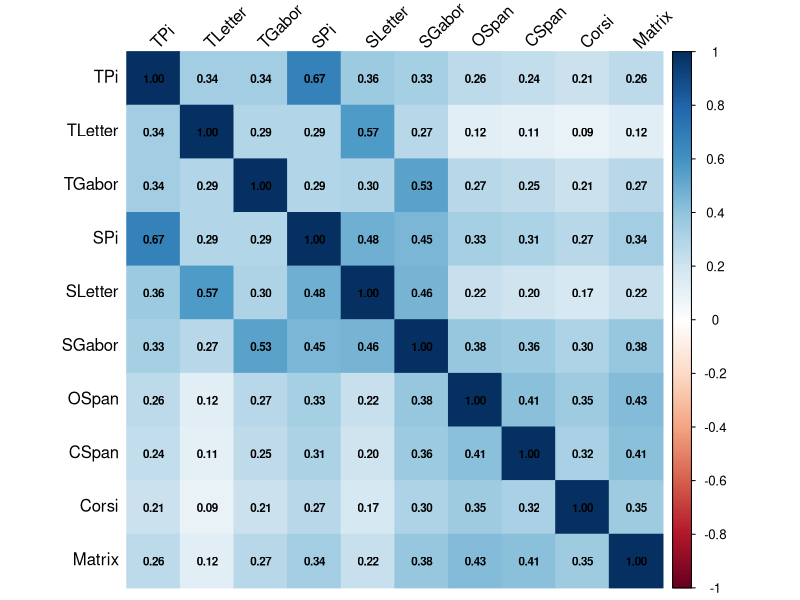

This chart was generated by the following R code:
## ---- chunk 1
knitr::opts_chunk$set(echo = FALSE, message = FALSE, warning = FALSE,
                      fig.align = "center", fig.width = 6.5, fig.height = 6.5)
## ---- chunk 2
library(corrplot)
tasks <- c("TPi","TLetter","TGabor","SPi","SLetter","SGabor","OSpan","CSpan","Corsi","Matrix")
cor_mean <- matrix(c(
  1.00,0.34,0.34,0.67,0.36,0.33,0.26,0.24,0.21,0.26,
  0.34,1.00,0.29,0.29,0.57,0.27,0.12,0.11,0.09,0.12,
  0.34,0.29,1.00,0.29,0.30,0.53,0.27,0.25,0.21,0.27,
  0.67,0.29,0.29,1.00,0.48,0.45,0.33,0.31,0.27,0.34,
  0.36,0.57,0.30,0.48,1.00,0.46,0.22,0.20,0.17,0.22,
  0.33,0.27,0.53,0.45,0.46,1.00,0.38,0.36,0.30,0.38,
  0.26,0.12,0.27,0.33,0.22,0.38,1.00,0.41,0.35,0.43,
  0.24,0.11,0.25,0.31,0.20,0.36,0.41,1.00,0.32,0.41,
  0.21,0.09,0.21,0.27,0.17,0.30,0.35,0.32,1.00,0.35,
  0.26,0.12,0.27,0.34,0.22,0.38,0.43,0.41,0.35,1.00),
  10, 10, byrow = TRUE, dimnames = list(tasks, tasks))

corrplot(cor_mean, method = "color",
         addCoef.col = "black", number.cex = 0.7,
         tl.col = "black", tl.srt = 45, cl.pos = "r")
